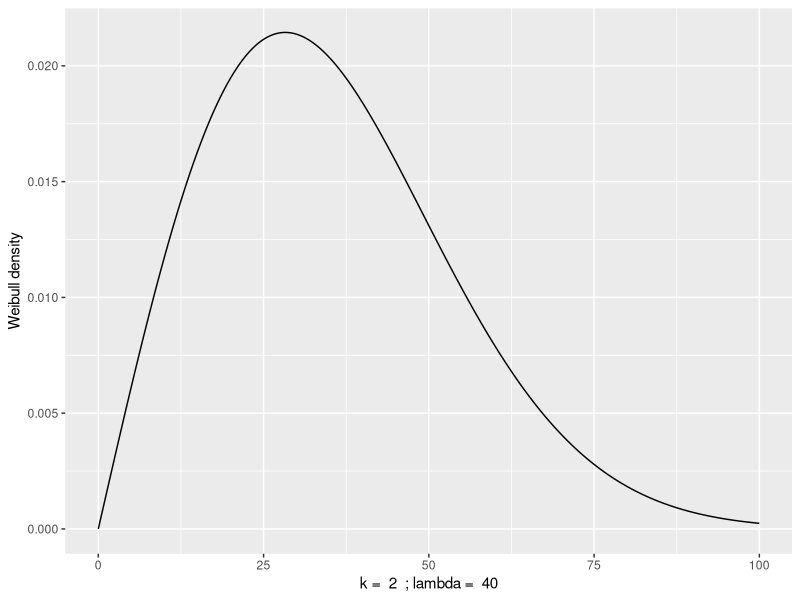
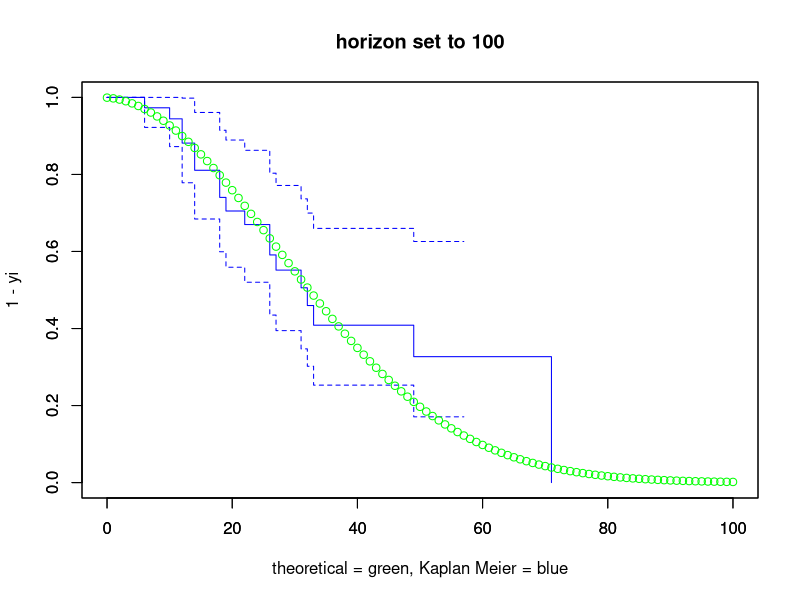

The R source for these figures, in order:
## ---- chunk 1
library(ggplot2)
library(dplyr)
library(survival)

## ---- chunk 2
generate_deal <- function(nbr, end_period = 3650, horizon_period = 3650, minimum_duration = 1825, density_function = 0.0001) {
  # The deal period is a random period between the start period (= 1) and the end period
  deal_period <- sample(1:end_period, nbr, TRUE)
  # Initially we apply the same logic to the maturity period (so for the moment a deal can mature before it starts)
  maturity_period <- sample(1:end_period, nbr, TRUE)
  # Convert to a data frame
  data <- as.data.frame(cbind(end_period,deal_period,maturity_period))
  # The maturity period is increase with the deal period and the minimum duration
  data$maturity_period <- data$deal_period + data$maturity_period + minimum_duration
  # Without default the time value for the survival analysis is the minimum of the maturity period and the horizon period reduced with the deal period
  data$time <- data$maturity_period
  data$time[which(horizon_period < data$maturity_period)] <- horizon_period
  data$time <- data$time - data$deal_period
  # Without default all deals are censored for the survival analysis (set to 0 and NOT to 1)
  data$censor <- 0
  # Initially set all deals as not defaulted
  data$default_period <- -1
  ## Iterate over the data to determine a default period and time (for each time period until the deal time)
  for (time in 1:end_period) {
    # here we use a constant daily default rate (update with a function call to a weibull if time permits)
    default_rate <- density_function(period = time)
    default_check <- runif(n = nbr) # generates nbr uniform random variables from 0 to 1
    # if the default check is smaller than the default rate and the deal has not matured nor has it defaulted in an earlier period
    # then set the default period to the deal date increased with the current value of time variable we are iterating over
    data$default_period[which(default_check < default_rate & time < data$time & data$default_period == -1)] <- data$deal_period[which(default_check < default_rate & time < data$time & data$default_period == -1)] + time
    # update the censor status accordingly (defaulted = not censored)
    data$censor[which(data$default_period == data$deal_period + time)] <- 1 # set to 1 and NOT to 0
    # update the time value accordingly
    data$time[which(default_check < default_rate & time < data$time & data$default_period == data$deal_period + time)] <- time
  }
  return(data)
}

plot_km_vs_theoretical_value <- function(KM, horizon, cumulative_density_function) {
  plot(KM, xlim = c(0,horizon), ylim = c(0,1), col = 'blue', xaxs = 'r') # plots the KM with 95% confidence intervals
  par(new=TRUE)
  xi = seq(0:horizon)
  yi = cumulative_density_function(period = xi)
  plot(x = 0:horizon, y = 1 - yi, xlim = c(0,horizon), ylim = c(0,1), col = 'green',
       xlab = 'theoretical = green, Kaplan Meier = blue', xaxs = 'r', main = paste0('horizon set to ', horizon))
}

get_period_event_rate_weibull <- function(period, k = k_value, lambda = lambda_value) {
  p <- pweibull(period,k,scale = lambda)
  p_prev <- pweibull(period - 1,k,scale = lambda)
  return((p - p_prev) / (1 - p_prev))
}

get_period_cumulative_event_rate_weibull <- function(period, k = k_value, lambda = lambda_value) {
  return(pweibull(period,k,scale = lambda))
}
## ---- chunk 3
end <- 100
horizon <- 100
k_value <- 2 # update this to get a different k value for the weibull rate
lambda_value <- 40 # update this to get a different lambda / scale value for the weibull rate
# generic functions to assign the specific event rate functions
period_event_rate <- get_period_event_rate_weibull
period_event_cumulative_rate <- get_period_cumulative_event_rate_weibull
# the weibull distribution plot
x <- seq(0, horizon, length=10*horizon)
y <- dweibull(x,k_value,scale = lambda_value) # density
data <- as.data.frame(cbind(x,y))
plot <- ggplot(data, aes(x = data$x, y = data$y))
print(plot + geom_line() + xlab(paste("k = ", k_value, " ; lambda = ", lambda_value)) + ylab("Weibull density"))
## ---- chunk 4
# generate data
data <- generate_deal(nbr = 40, end_period = end, horizon_period = horizon, minimum_duration = 10, density_function = period_event_rate)

# The below 2 lines of code are the only ones needed to construct the model
data_surv <- Surv(data$time,data$censor)
KM=survfit(data_surv~1) # Obtain the Kaplan-Meier estimator

# Kaplan Meier analysis
plot_km_vs_theoretical_value(KM = KM, horizon = end, cumulative_density_function = period_event_cumulative_rate)
